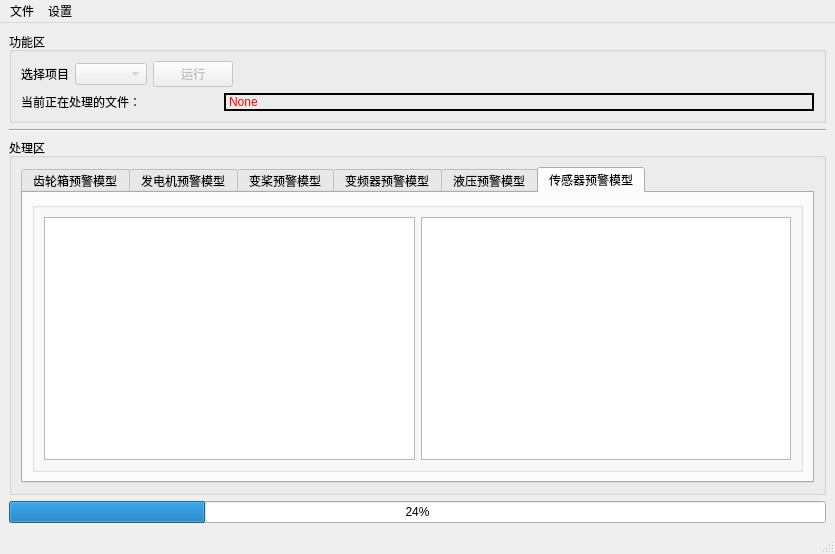
<?xml version="1.0" encoding="UTF-8"?>
<ui version="4.0">
 <class>MainWindow</class>
 <widget class="QMainWindow" name="MainWindow">
  <property name="geometry">
   <rect>
    <x>0</x>
    <y>0</y>
    <width>835</width>
    <height>554</height>
   </rect>
  </property>
  <property name="windowTitle">
   <string>线下预警模型</string>
  </property>
  <widget class="QWidget" name="centralwidget">
   <property name="styleSheet">
    <string notr="true"/>
   </property>
   <layout class="QVBoxLayout" name="verticalLayout">
    <item>
     <widget class="QGroupBox" name="function_groupBox">
      <property name="title">
       <string>功能区</string>
      </property>
      <layout class="QVBoxLayout" name="verticalLayout_2">
       <item>
        <layout class="QHBoxLayout" name="horizontalLayout_3">
         <item>
          <widget class="QLabel" name="select_project_label">
           <property name="text">
            <string>选择项目</string>
           </property>
          </widget>
         </item>
         <item>
          <widget class="QComboBox" name="select_project_comboBox">
           <property name="enabled">
            <bool>false</bool>
           </property>
           <property name="maxVisibleItems">
            <number>20</number>
           </property>
          </widget>
         </item>
         <item>
          <widget class="QPushButton" name="run_pushButton">
           <property name="enabled">
            <bool>false</bool>
           </property>
           <property name="text">
            <string>运行</string>
           </property>
          </widget>
         </item>
         <item>
          <spacer name="horizontalSpacer">
           <property name="orientation">
            <enum>Qt::Horizontal</enum>
           </property>
           <property name="sizeHint" stdset="0">
            <size>
             <width>529</width>
             <height>20</height>
            </size>
           </property>
          </spacer>
         </item>
        </layout>
       </item>
       <item>
        <layout class="QHBoxLayout" name="horizontalLayout" stretch="1,3">
         <item>
          <widget class="QLabel" name="label">
           <property name="text">
            <string>当前正在处理的文件：</string>
           </property>
          </widget>
         </item>
         <item>
          <widget class="QLabel" name="label_2">
           <property name="styleSheet">
            <string notr="true">color: rgb(255, 0, 0);
border:2px solid rgb(0,0,0);</string>
           </property>
           <property name="text">
            <string>None</string>
           </property>
          </widget>
         </item>
        </layout>
       </item>
      </layout>
     </widget>
    </item>
    <item>
     <widget class="Line" name="line">
      <property name="orientation">
       <enum>Qt::Horizontal</enum>
      </property>
     </widget>
    </item>
    <item>
     <widget class="QGroupBox" name="deal_groupBox">
      <property name="title">
       <string>处理区</string>
      </property>
      <layout class="QHBoxLayout" name="horizontalLayout_4">
       <item>
        <widget class="QTabWidget" name="tabWidget">
         <property name="currentIndex">
          <number>5</number>
         </property>
         <widget class="QWidget" name="gearbox_tab">
          <attribute name="title">
           <string>齿轮箱预警模型</string>
          </attribute>
          <layout class="QHBoxLayout" name="horizontalLayout_10">
           <item>
            <widget class="QGroupBox" name="gearbox_groupBox">
             <property name="title">
              <string/>
             </property>
             <layout class="QHBoxLayout" name="horizontalLayout_2">
              <item>
               <widget class="QListWidget" name="gb_listWidget"/>
              </item>
              <item>
               <widget class="QTableWidget" name="gearbox_tableWidget"/>
              </item>
             </layout>
            </widget>
           </item>
          </layout>
         </widget>
         <widget class="QWidget" name="generator_tab">
          <attribute name="title">
           <string>发电机预警模型</string>
          </attribute>
          <layout class="QHBoxLayout" name="horizontalLayout_5">
           <item>
            <widget class="QGroupBox" name="generator_groupBox">
             <property name="title">
              <string/>
             </property>
             <layout class="QHBoxLayout" name="horizontalLayout_11">
              <item>
               <widget class="QListWidget" name="ge_listWidget"/>
              </item>
              <item>
               <widget class="QTableWidget" name="generator_tableWidget"/>
              </item>
             </layout>
            </widget>
           </item>
          </layout>
         </widget>
         <widget class="QWidget" name="pitch_tab">
          <attribute name="title">
           <string>变桨预警模型</string>
          </attribute>
          <layout class="QHBoxLayout" name="horizontalLayout_6">
           <item>
            <widget class="QGroupBox" name="pitch_groupBox">
             <property name="title">
              <string/>
             </property>
             <layout class="QHBoxLayout" name="horizontalLayout_12">
              <item>
               <widget class="QListWidget" name="pitch_listWidget"/>
              </item>
              <item>
               <widget class="QTableWidget" name="pitch_tableWidget"/>
              </item>
             </layout>
            </widget>
           </item>
          </layout>
         </widget>
         <widget class="QWidget" name="converter_tab">
          <attribute name="title">
           <string>变频器预警模型</string>
          </attribute>
          <layout class="QHBoxLayout" name="horizontalLayout_7">
           <item>
            <widget class="QGroupBox" name="converter_groupBox">
             <property name="title">
              <string/>
             </property>
             <layout class="QHBoxLayout" name="horizontalLayout_13">
              <item>
               <widget class="QListWidget" name="co_listWidget"/>
              </item>
              <item>
               <widget class="QTableWidget" name="converter_tableWidget"/>
              </item>
             </layout>
            </widget>
           </item>
          </layout>
         </widget>
         <widget class="QWidget" name="hydraulic_tab">
          <attribute name="title">
           <string>液压预警模型</string>
          </attribute>
          <layout class="QHBoxLayout" name="horizontalLayout_8">
           <item>
            <widget class="QGroupBox" name="hydraulic_groupBox">
             <property name="title">
              <string/>
             </property>
             <layout class="QHBoxLayout" name="horizontalLayout_14">
              <item>
               <widget class="QListWidget" name="hy_listWidget"/>
              </item>
              <item>
               <widget class="QTableWidget" name="hydraulic_tableWidget"/>
              </item>
             </layout>
            </widget>
           </item>
          </layout>
         </widget>
         <widget class="QWidget" name="sensor_tab">
          <attribute name="title">
           <string>传感器预警模型</string>
          </attribute>
          <layout class="QHBoxLayout" name="horizontalLayout_9">
           <item>
            <widget class="QGroupBox" name="sensor_groupBox">
             <property name="title">
              <string/>
             </property>
             <layout class="QHBoxLayout" name="horizontalLayout_15">
              <item>
               <widget class="QListWidget" name="se_listWidget"/>
              </item>
              <item>
               <widget class="QTableWidget" name="sensor_tableWidget"/>
              </item>
             </layout>
            </widget>
           </item>
          </layout>
         </widget>
        </widget>
       </item>
      </layout>
     </widget>
    </item>
    <item>
     <widget class="QProgressBar" name="progressBar">
      <property name="value">
       <number>24</number>
      </property>
     </widget>
    </item>
   </layout>
  </widget>
  <widget class="QMenuBar" name="menubar">
   <property name="geometry">
    <rect>
     <x>0</x>
     <y>0</y>
     <width>835</width>
     <height>23</height>
    </rect>
   </property>
   <property name="styleSheet">
    <string notr="true">/*Qmenu Style Sheets*/
 QMenu {
     background-color: white; /* sets background of the menu 设置整个菜单区域的背景色，我用的是白色：white*/
     border: 1px solid white;/*整个菜单区域的边框粗细、样式、颜色*/
 }
  
 QMenu::item {
     /* sets background of menu item. set this to something non-transparent
         if you want menu color and menu item color to be different */
     background-color: transparent;
     padding:8px 32px;/*设置菜单项文字上下和左右的内边距，效果就是菜单中的条目左右上下有了间隔*/
     margin:0px 8px;/*设置菜单项的外边距*/
     border-bottom:1px solid #DBDBDB;/*为菜单项之间添加横线间隔*/
 }
  
 QMenu::item:selected { /* when user selects item using mouse or keyboard */
     background-color: #2dabf9;/*这一句是设置菜单项鼠标经过选中的样式*/
 }</string>
   </property>
   <widget class="QMenu" name="file_menu">
    <property name="title">
     <string>文件</string>
    </property>
    <addaction name="import_data_action"/>
   </widget>
   <widget class="QMenu" name="setting_menu">
    <property name="title">
     <string>设置</string>
    </property>
    <addaction name="add_project_action"/>
    <addaction name="delete_project_action"/>
    <addaction name="refactor_project_action"/>
   </widget>
   <addaction name="file_menu"/>
   <addaction name="setting_menu"/>
  </widget>
  <widget class="QStatusBar" name="statusbar"/>
  <action name="import_data_action">
   <property name="text">
    <string>导入数据</string>
   </property>
  </action>
  <action name="add_project_action">
   <property name="text">
    <string>添加项目</string>
   </property>
  </action>
  <action name="delete_project_action">
   <property name="text">
    <string>删除项目</string>
   </property>
  </action>
  <action name="refactor_project_action">
   <property name="text">
    <string>修改项目标签</string>
   </property>
  </action>
 </widget>
 <resources/>
 <connections/>
</ui>
